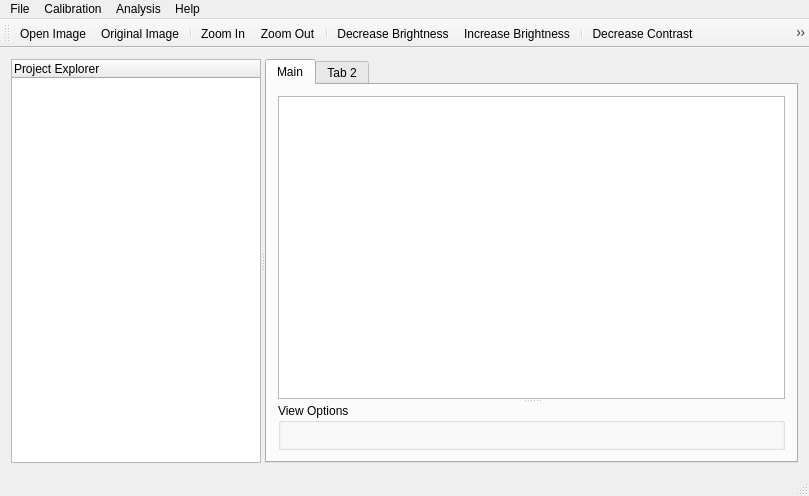
<?xml version="1.0" encoding="UTF-8"?>
<ui version="4.0">
 <class>MainWindow</class>
 <widget class="QMainWindow" name="MainWindow">
  <property name="geometry">
   <rect>
    <x>0</x>
    <y>0</y>
    <width>809</width>
    <height>496</height>
   </rect>
  </property>
  <property name="windowTitle">
   <string>StreXRD</string>
  </property>
  <widget class="QWidget" name="centralWidget">
   <layout class="QHBoxLayout" name="horizontalLayout">
    <item>
     <widget class="QSplitter" name="splitter">
      <property name="sizePolicy">
       <sizepolicy hsizetype="Expanding" vsizetype="Preferred">
        <horstretch>0</horstretch>
        <verstretch>0</verstretch>
       </sizepolicy>
      </property>
      <property name="minimumSize">
       <size>
        <width>0</width>
        <height>322</height>
       </size>
      </property>
      <property name="orientation">
       <enum>Qt::Horizontal</enum>
      </property>
      <widget class="QTreeWidget" name="treeWidget">
       <property name="sizePolicy">
        <sizepolicy hsizetype="Expanding" vsizetype="Expanding">
         <horstretch>0</horstretch>
         <verstretch>0</verstretch>
        </sizepolicy>
       </property>
       <property name="minimumSize">
        <size>
         <width>0</width>
         <height>0</height>
        </size>
       </property>
       <property name="maximumSize">
        <size>
         <width>250</width>
         <height>16777215</height>
        </size>
       </property>
       <column>
        <property name="text">
         <string>Project Explorer</string>
        </property>
       </column>
      </widget>
      <widget class="QTabWidget" name="tabWidget">
       <property name="sizePolicy">
        <sizepolicy hsizetype="Expanding" vsizetype="Expanding">
         <horstretch>0</horstretch>
         <verstretch>0</verstretch>
        </sizepolicy>
       </property>
       <property name="currentIndex">
        <number>0</number>
       </property>
       <widget class="QWidget" name="tab">
        <attribute name="title">
         <string>Main</string>
        </attribute>
        <layout class="QHBoxLayout" name="horizontalLayout_2">
         <item>
          <widget class="QSplitter" name="splitter_2">
           <property name="orientation">
            <enum>Qt::Vertical</enum>
           </property>
           <widget class="QGraphicsView" name="graphicsView"/>
           <widget class="QGroupBox" name="groupBox">
            <property name="title">
             <string>View Options</string>
            </property>
           </widget>
          </widget>
         </item>
        </layout>
       </widget>
       <widget class="QWidget" name="tab_2">
        <attribute name="title">
         <string>Tab 2</string>
        </attribute>
       </widget>
      </widget>
     </widget>
    </item>
   </layout>
  </widget>
  <widget class="QMenuBar" name="menuBar">
   <property name="geometry">
    <rect>
     <x>0</x>
     <y>0</y>
     <width>809</width>
     <height>19</height>
    </rect>
   </property>
   <widget class="QMenu" name="menuFile">
    <property name="title">
     <string>File</string>
    </property>
    <addaction name="actionCreate_new_data_set"/>
    <addaction name="actionOpen_existing_project"/>
    <addaction name="actionAdd_images_to_project"/>
    <addaction name="actionPreferences"/>
    <addaction name="separator"/>
    <addaction name="actionExit"/>
   </widget>
   <widget class="QMenu" name="menuCalibration">
    <property name="title">
     <string>Calibration</string>
    </property>
    <addaction name="actionEnter_calibration_file"/>
    <addaction name="actionLoad_standard_diffraction_file"/>
    <addaction name="actionSelect_standard_from_database"/>
    <addaction name="actionPerform_calibration"/>
    <addaction name="actionView_calibration_parameters"/>
   </widget>
   <widget class="QMenu" name="menuAnalysis">
    <property name="title">
     <string>Analysis</string>
    </property>
    <addaction name="actionFind_Center"/>
    <addaction name="actionAzimuthal_Integration"/>
    <addaction name="actionFit_Circles"/>
    <addaction name="actionFit_Ellipses"/>
    <addaction name="actionTake_Slices"/>
    <addaction name="separator"/>
    <addaction name="actionMulti_Analysis"/>
   </widget>
   <widget class="QMenu" name="menuHelp">
    <property name="title">
     <string>Help</string>
    </property>
    <addaction name="actionDocumentation"/>
    <addaction name="actionMetal"/>
    <addaction name="separator"/>
    <addaction name="actionAbout"/>
   </widget>
   <addaction name="menuFile"/>
   <addaction name="menuCalibration"/>
   <addaction name="menuAnalysis"/>
   <addaction name="menuHelp"/>
  </widget>
  <widget class="QToolBar" name="mainToolBar">
   <attribute name="toolBarArea">
    <enum>TopToolBarArea</enum>
   </attribute>
   <attribute name="toolBarBreak">
    <bool>false</bool>
   </attribute>
   <addaction name="actionOpen_Image"/>
   <addaction name="actionOriginal_Image"/>
   <addaction name="separator"/>
   <addaction name="actionZoom_In"/>
   <addaction name="actionZoom_Out"/>
   <addaction name="separator"/>
   <addaction name="actionDecrease_Brightness"/>
   <addaction name="actionIncrease_Brightness"/>
   <addaction name="separator"/>
   <addaction name="actionDecrease_Contrast"/>
   <addaction name="actionIncrease_Contrast"/>
   <addaction name="separator"/>
   <addaction name="actionWeak_Peaks"/>
   <addaction name="actionFully_Automatic"/>
  </widget>
  <widget class="QStatusBar" name="statusBar"/>
  <action name="actionCreate_new_data_set">
   <property name="text">
    <string>Create new project</string>
   </property>
  </action>
  <action name="actionOpen_existing_project">
   <property name="text">
    <string>Open existing project</string>
   </property>
  </action>
  <action name="actionPreferences">
   <property name="text">
    <string>Preferences</string>
   </property>
  </action>
  <action name="actionExit">
   <property name="text">
    <string>Exit</string>
   </property>
  </action>
  <action name="actionEnter_calibration_file">
   <property name="text">
    <string>Open calibration file</string>
   </property>
  </action>
  <action name="actionLoad_standard_diffraction_file">
   <property name="text">
    <string>Load standard diffraction file</string>
   </property>
  </action>
  <action name="actionSelect_standard_from_database">
   <property name="text">
    <string>Select standard from database</string>
   </property>
  </action>
  <action name="actionPerform_calibration">
   <property name="text">
    <string>Perform calibration</string>
   </property>
  </action>
  <action name="actionView_calibration_parameters">
   <property name="text">
    <string>View calibration parameters</string>
   </property>
  </action>
  <action name="actionFind_Center">
   <property name="text">
    <string>Find Center</string>
   </property>
  </action>
  <action name="actionAzimuthal_Integration">
   <property name="text">
    <string>Azimuthal Integration</string>
   </property>
  </action>
  <action name="actionFit_Circles">
   <property name="text">
    <string>Fit Circles</string>
   </property>
  </action>
  <action name="actionFit_Ellipses">
   <property name="text">
    <string>Fit Ellipses</string>
   </property>
  </action>
  <action name="actionTake_Slices">
   <property name="text">
    <string>Take Slices</string>
   </property>
  </action>
  <action name="actionDocumentation">
   <property name="text">
    <string>Documentation</string>
   </property>
  </action>
  <action name="actionAbout">
   <property name="text">
    <string>About</string>
   </property>
  </action>
  <action name="actionMulti_Analysis">
   <property name="text">
    <string>Multi-Analysis</string>
   </property>
  </action>
  <action name="actionOpen_Image">
   <property name="icon">
    <iconset resource="Resource.qrc">
     <normaloff>:/icons/icons/document-open-5.png</normaloff>:/icons/icons/document-open-5.png</iconset>
   </property>
   <property name="text">
    <string>Open Image</string>
   </property>
   <property name="toolTip">
    <string>Open Image</string>
   </property>
  </action>
  <action name="actionAdd_images_to_project">
   <property name="text">
    <string>Add images to project</string>
   </property>
  </action>
  <action name="actionZoom_In">
   <property name="icon">
    <iconset resource="Resource.qrc">
     <normaloff>:/icons/icons/zoom-in-5.png</normaloff>:/icons/icons/zoom-in-5.png</iconset>
   </property>
   <property name="text">
    <string>Zoom In</string>
   </property>
   <property name="toolTip">
    <string>Zoom In</string>
   </property>
  </action>
  <action name="actionZoom_Out">
   <property name="icon">
    <iconset resource="Resource.qrc">
     <normaloff>:/icons/icons/zoom-out-5.png</normaloff>:/icons/icons/zoom-out-5.png</iconset>
   </property>
   <property name="text">
    <string>Zoom Out</string>
   </property>
  </action>
  <action name="actionMetal">
   <property name="checkable">
    <bool>false</bool>
   </property>
   <property name="checked">
    <bool>false</bool>
   </property>
   <property name="text">
    <string>Metal Mode</string>
   </property>
  </action>
  <action name="actionOriginal_Image">
   <property name="icon">
    <iconset resource="Resource.qrc">
     <normaloff>:/icons/icons/image.png</normaloff>:/icons/icons/image.png</iconset>
   </property>
   <property name="text">
    <string>Original Image</string>
   </property>
   <property name="toolTip">
    <string>Go back to original image</string>
   </property>
  </action>
  <action name="actionIncrease_Brightness">
   <property name="icon">
    <iconset resource="Resource.qrc">
     <normaloff>:/icons/icons/lightbulb-add.png</normaloff>:/icons/icons/lightbulb-add.png</iconset>
   </property>
   <property name="text">
    <string>Increase Brightness</string>
   </property>
   <property name="toolTip">
    <string>Increase Brightness</string>
   </property>
  </action>
  <action name="actionDecrease_Brightness">
   <property name="icon">
    <iconset resource="Resource.qrc">
     <normaloff>:/icons/icons/lightbulb-delete.png</normaloff>:/icons/icons/lightbulb-delete.png</iconset>
   </property>
   <property name="text">
    <string>Decrease Brightness</string>
   </property>
   <property name="toolTip">
    <string>Decrease Brightness</string>
   </property>
  </action>
  <action name="actionIncrease_Contrast">
   <property name="icon">
    <iconset resource="Resource.qrc">
     <normaloff>:/icons/icons/contrast-increase.png</normaloff>:/icons/icons/contrast-increase.png</iconset>
   </property>
   <property name="text">
    <string>Increase Contrast</string>
   </property>
   <property name="toolTip">
    <string>Increase Contrast</string>
   </property>
  </action>
  <action name="actionDecrease_Contrast">
   <property name="icon">
    <iconset resource="Resource.qrc">
     <normaloff>:/icons/icons/contrast-decrease.png</normaloff>:/icons/icons/contrast-decrease.png</iconset>
   </property>
   <property name="text">
    <string>Decrease Contrast</string>
   </property>
   <property name="toolTip">
    <string>Decrease Contrast</string>
   </property>
  </action>
  <action name="actionWeak_Peaks">
   <property name="text">
    <string>Weak Peaks</string>
   </property>
   <property name="toolTip">
    <string>Weak Peaks</string>
   </property>
  </action>
  <action name="actionFully_Automatic">
   <property name="text">
    <string>Fully Automatic</string>
   </property>
   <property name="toolTip">
    <string>Fully Automatic</string>
   </property>
  </action>
 </widget>
 <layoutdefault spacing="6" margin="11"/>
 <resources>
  <include location="Resource.qrc"/>
 </resources>
 <connections/>
</ui>
